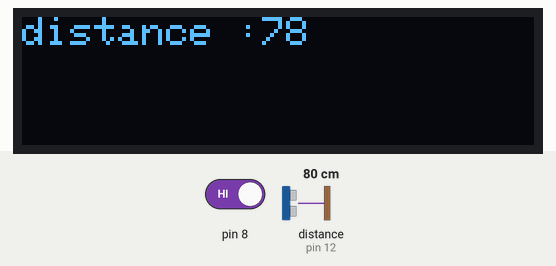
Recording of a sketch running on a simulated Arduino Uno, built with avr-gcc and run on an emulated ATmega328P. Shown: 128×32 one-colour display. Wiring (inferred from the names in the program): ultrasonic range finder: trigger pin 13; echo pin 12. The test bench sets the inputs (shaded band); at power-on: pin 8 HIGH, distance to the obstacle (sensor on pin 12) 80 cm. The echo pulse lasts 58.3 µs per cm; the display library's start-up logo is not drawn.

Above: at 7.2 s.
7.3 s: pin 8 driven LOW
At 8.7 s:
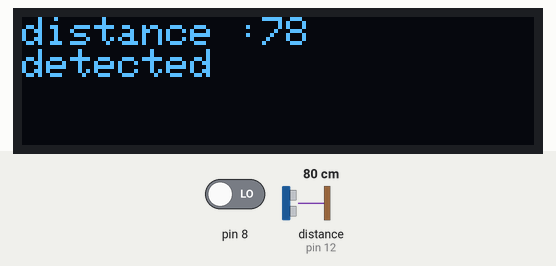
9.9 s: distance to the obstacle (sensor on pin 12) set to 2 cm
At 10.8 s:
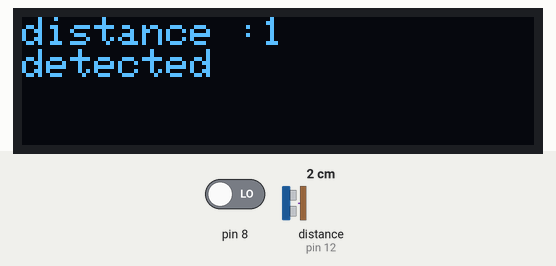
12.5 s: distance to the obstacle (sensor on pin 12) set to 4 cm
At 15.0 s:
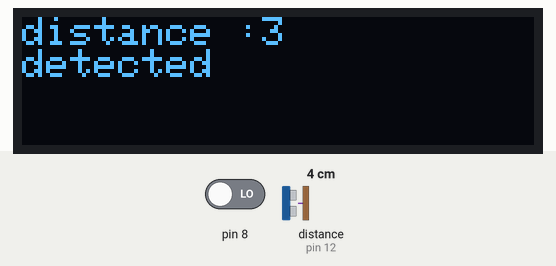
15.6 s: pin 8 driven HIGH
At 17.1 s:
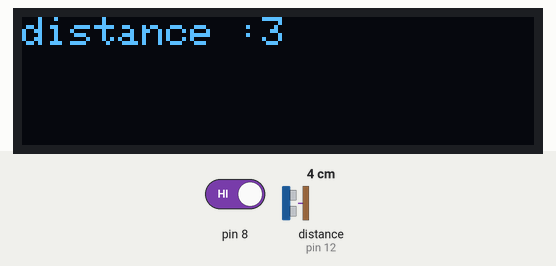
18.2 s: distance to the obstacle (sensor on pin 12) set to 9 cm
At 21.3 s:
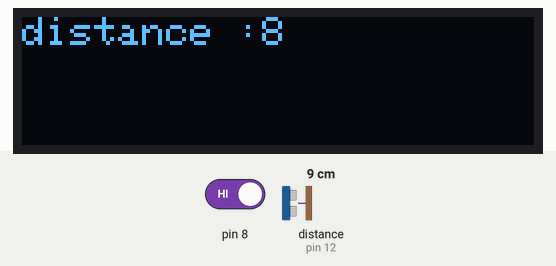
Timing chart, 0 to 22.7 s (numbered marks = the images above; inputs shaded):
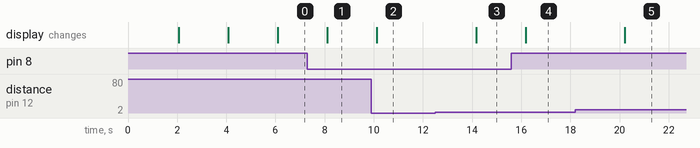

The sketch:

23-08-2022.ino
```cpp
#include <SPI.h>
#include <Wire.h>
#include <Adafruit_GFX.h>
#include <Adafruit_SSD1306.h>
#define trig 13
#define echo 12

#define OLED_RESET 4
Adafruit_SSD1306 display(OLED_RESET);

#define NUMFLAKES 10
#define XPOS 0
#define YPOS 1
#define DELTAY 2

#define LOGO16_GLCD_HEIGHT 16
#define LOGO16_GLCD_WIDTH  16

void setup()   {
  Serial.begin(9600);
  display.begin(SSD1306_SWITCHCAPVCC, 0x3C);  // initialize with the I2C addr 0x3C (for the 128x32)
  display.display();
  pinMode(trig, OUTPUT); // Sets the trigPin as an OUTPUT
  pinMode(echo, INPUT);
  pinMode(8,INPUT);
  delay(2000);

  // Clear the buffer.
  display.clearDisplay();

  // draw a single pixel
  display.drawPixel(10, 10, WHITE);
  // Show the display buffer on the hardware.
  // NOTE: You _must_ call display after making any drawing commands
  // to make them visible on the display hardware!
  display.display();
  delay(2000);
  display.clearDisplay();

  // text display tests
  display.setTextSize(1);
  display.setTextColor(WHITE);
  display.setCursor(0,0);
  display.println("world!");
  display.display();
  delay(2000);
  display.clearDisplay();
}
int duration,distance,z;
void loop() {
z=digitalRead(8);

    digitalWrite(trig, LOW);
  delayMicroseconds(2);
  // Sets the trigPin HIGH (ACTIVE) for 10 microseconds
  digitalWrite(trig, HIGH);
  delayMicroseconds(10);
  digitalWrite(trig, LOW);
  // Reads the echoPin, returns the sound wave travel time in microseconds
  duration = pulseIn(echo, HIGH);
  // Calculating the distance
  distance = duration * 0.034 / 2;
  display.clearDisplay();

  // text display tests
  display.setTextSize(1);
  display.setTextColor(WHITE);
  display.setCursor(0,0);
  display.print("distance :");
  display.println(distance);
  if(z==0)
  {display.println("detected");
    }

  display.display();
  delay(2000);
  display.clearDisplay();


}
```

Measured:
- after the input at 7.3 s, the display: changes after 0.81 s (image 1)
- after the input at 9.9 s, the display: changes after 0.23 s (image 2)
- after the input at 12.5 s, the display: changes after 1.7 s (image 3)
- after the input at 15.6 s, the display: changes after 0.58 s (image 4)
- after the input at 18.2 s, the display: changes after 2.0 s (image 5)
